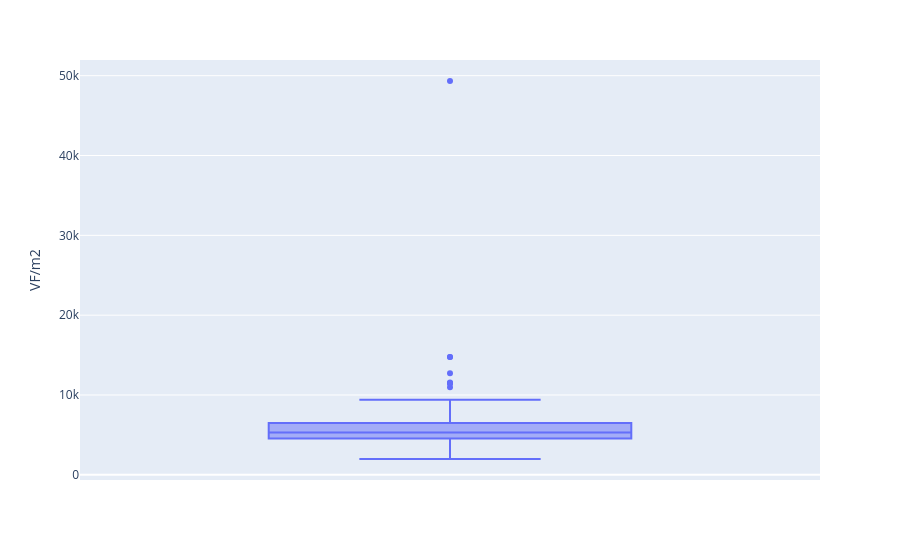

Notebook code for this chart:
### Code cell
df_sub = df.loc[
    (df["Prefixe de section"].astype(str) == "826")
    & (df["Section"] == "AD")
    & (df["Nombre de lots"] == 1)
    & (df["Nombre pieces principales"] == 1)
]
px.box(df_sub, y="VF/m2").show()

### Figure 1 — Plotly figure (JSON) as saved in the notebook; plotly's stock layout.template omitted (floating-point values rounded to 4 significant figures)
{"data": [{"alignmentgroup": "True", "hovertemplate": "VF/m2=%{y}<extra></extra>", "legendgroup": "", "marker": {"color": "#636efa"}, "name": "", "notched": false, "offsetgroup": "", "orientation": "v", "showlegend": false, "type": "box", "x0": " ", "xaxis": "x", "y": [2985.0, 5404.0, 2891.0, 5100.0, 49330.0, 2470.0, 5556.0, 5272.0, 6638.0, 11430.0, 11560.0, 10980.0, 14750.0, 14750.0, 11480.0, 6932.0, 5593.0, 3333.0, 5098.0, 5217.0, 5913.0, 5156.0, 5297.0, 3000.0, 4272.0, 2260.0, 3704.0, 12720.0, 3502.0, 6938.0, 5730.0, 4149.0, 5220.0, 5485.0, 4933.0, 6594.0, 4938.0, 4727.0, 6458.0, 5308.0, 5035.0, 3094.0, 7233.0, 5298.0, 7477.0, 5967.0, 4990.0, 6473.0, 5723.0, 5350.0, 3655.0, 4077.0, 1984.0, 4734.0, 4980.0, 3132.0, 5200, 6334.0, 6596.0, 6733.0, 5793.0, 7897.0, 5182.0, 5168.0, 5102.0, 5302.0, 4516.0, 4230.0, 9394.0, 5387.0, 4354.0, 6210.0, 4549.0], "y0": " ", "yaxis": "y"}], "layout": {"boxmode": "group", "legend": {"tracegroupgap": 0}, "margin": {"t": 60}, "xaxis": {"anchor": "y", "domain": [0, 1]}, "yaxis": {"anchor": "x", "domain": [0, 1], "title": {"text": "VF/m2"}}}}
